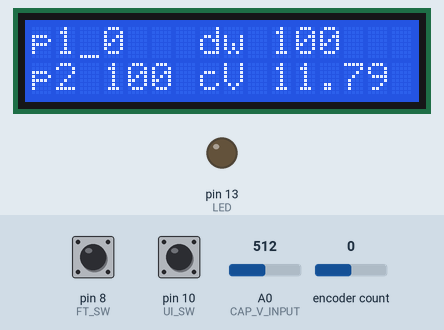
Bench run of a sketch on a simulated Arduino Uno, built with avr-gcc and run on an emulated ATmega328P. Shown: 16×2 character LCD, output pins drawn as LEDs (lit = HIGH). Inputs (shaded band) come from the test bench; at power-on: encoder count 0, A0 (CAP_V_INPUT) = 512, pin 10 (UI_SW) HIGH, pin 8 (FT_SW) HIGH.

Above: at 2.2 s.
2.3 s: encoder count set to 1
At 3.2 s:
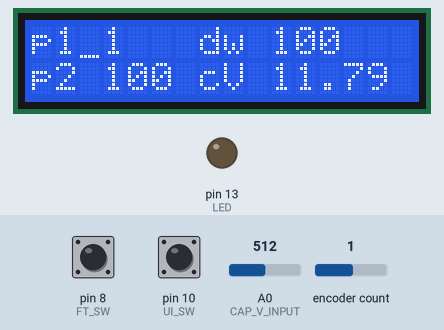
4.0 s: A0 (CAP_V_INPUT) set to 716
At 5.1 s:
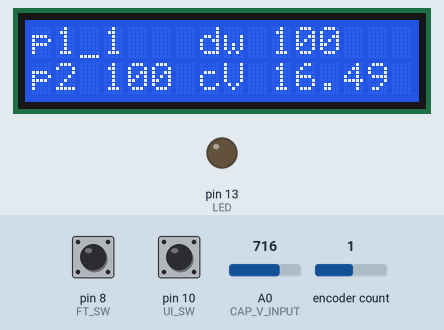
7.0 s: pin 10 (UI_SW) pulled LOW for 0.15 s
At 7.8 s:
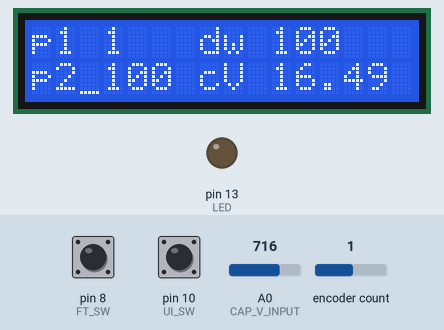
8.6 s: pin 10 (UI_SW) pulled LOW for 1 s
At 9.7 s:
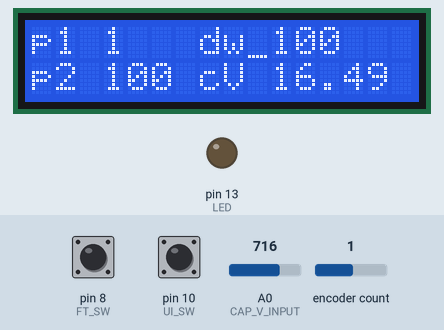
11.1 s: encoder count set to 2
At 11.8 s:
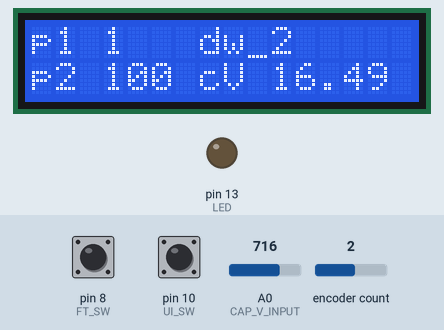
14.1 s: A0 (CAP_V_INPUT) set to 900
At 15.5 s:
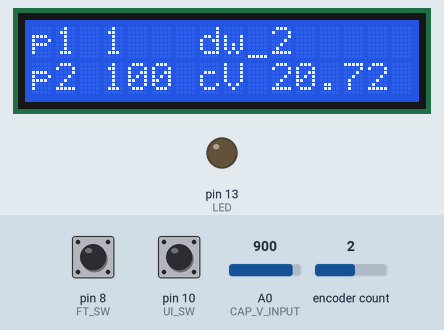
Timing chart, 0 to 16.7 s (numbered marks = the images above; inputs shaded):
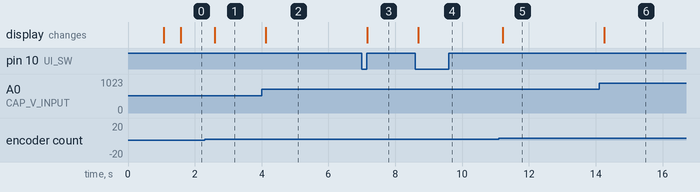

Measured:
- after the input at 2.3 s, the display: changes after 0.29 s (image 1)
- after the input at 4.0 s, the display: changes after 0.12 s (image 2)
- after the input at 7.0 s, the display: changes after 0.16 s (image 3)
- after the input at 8.6 s, the display: changes after 0.08 s (image 4)
- after the input at 11.1 s, the display: changes after 0.12 s (image 5)
- after the input at 14.1 s, the display: changes after 0.16 s (image 6)

The sketch:

CD_welder.ino
```cpp
#define ENCODER_DO_NOT_USE_INTERRUPTS

#include "Encoder.h"
#include "LiquidCrystal.h"
#include "Bounce2.h"

const int UI_SW = 10;
const int FT_SW = 8;
const int LED = 13;
const int CAP_V_INPUT = 0;
const int TRIG = 9;
const float div_z1_val = 11990;
const float div_z2_val = 3227;

//vOut = z2/(z1+z2) * vIn

Encoder myEnc(6, 7);
Bounce UI_SW_input = Bounce();
Bounce FT_SW_input = Bounce();
LiquidCrystal lcd(12, 11, 5, 4, 3, 2);

int pulse1Time = 100;
int dwellTime = 100;
int pulse2Time = 100;

float capVoltage = 0;

const int numReadings = 10;  // use this value to determine the size of the readings array.
int voltageReadings[numReadings];      // the readings from the analog input
int voltageReadIndex = 0;              // the index of the current reading
float voltageTotal = 0;                  // the running total
float voltageAverage = 0.0;            // the average
float voltageAverageOld = 0.0;          // the old voltage average reading

boolean voltageSteady = false;    //boolean to monitor whether the voltage is fluctuating - a weld can only be performed when the voltage is stable
int weldComplete = 1;

char* statusText[2] = {"Stabalising volts", "*Ready to weld*"};  // text for the screen to indicate readiness for welding
int  statusTextNum = 0;

int displayUpdateInterval = 500;
long lastUpdate = 0;

int positionCounter = 0;
long encoderPosition  = 100;

void setup() {
  Serial.begin(9600);
  pinMode(LED, OUTPUT);
  pinMode(TRIG, OUTPUT);
  pinMode(UI_SW, INPUT_PULLUP);
  pinMode(FT_SW, INPUT_PULLUP);
  UI_SW_input.attach(UI_SW);
  UI_SW_input.interval(5);
  FT_SW_input.attach(FT_SW);
  FT_SW_input.interval(5);

  lcd.begin(16, 2);
  lcd.print("Electrocution!");
  delay(1000);
  lcd.cursor();
}

void loop() {
  UI_SW_input.update();
  FT_SW_input.update();
  capVoltage = (analogRead(CAP_V_INPUT) / 1024.0 * 5.0) / (div_z2_val / (div_z1_val + div_z2_val));
  if (UI_SW_input.fell()) {
    positionCounter++;
    positionCounter %= 3;
  }
  if (FT_SW_input.fell()) {
    weldSchedule();
  }
  updateDisplay();
  updateEncoder();
}

void updateDisplay() {
  if (millis() > lastUpdate + displayUpdateInterval) {
    lcd.clear();
    lcd.setCursor(0, 0);
    lcd.print("p1");
    lcd.setCursor(3, 0);
    lcd.print(pulse1Time);

    lcd.setCursor(0, 1);
    lcd.print("p2");
    lcd.setCursor(3, 1);
    lcd.print(pulse2Time);

    lcd.setCursor(7, 0);
    lcd.print("dw");
    lcd.setCursor(10, 0);
    lcd.print(dwellTime);

    lcd.setCursor(7, 1);
    lcd.print("cV");
    lcd.setCursor(10, 1);
    lcd.print(capVoltage);
    switch (positionCounter) {
      case 0:
        lcd.setCursor(2, 0);
        break;
      case 1:
        lcd.setCursor(2, 1);
        break;
      case 2:
        lcd.setCursor(9, 0);
        break;
    }
    lastUpdate = millis();
  }
}

void updateEncoder() {
  long newPos = myEnc.read();
  if (newPos != encoderPosition) {
    encoderPosition = newPos;
    switch (positionCounter) {
      case 0:
        pulse1Time = encoderPosition / 4;
        break;
      case 1:
        pulse2Time = encoderPosition / 4;
        break;
      case 2:
        dwellTime = encoderPosition / 4;
        break;
    }
  }
}

void weldSchedule() {
  digitalWrite(TRIG, HIGH);
  delay(pulse1Time/10);
  digitalWrite(TRIG, LOW);
  delay(dwellTime/10);
  digitalWrite(TRIG, HIGH);
  delay(pulse2Time/10);
  digitalWrite(TRIG, LOW);
}
```
